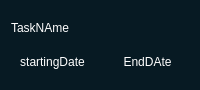
<?xml version="1.0" encoding="UTF-8"?>
<ui version="4.0">
 <class>Form</class>
 <widget class="QWidget" name="Form">
  <property name="geometry">
   <rect>
    <x>0</x>
    <y>0</y>
    <width>200</width>
    <height>90</height>
   </rect>
  </property>
  <property name="minimumSize">
   <size>
    <width>200</width>
    <height>90</height>
   </size>
  </property>
  <property name="maximumSize">
   <size>
    <width>200</width>
    <height>90</height>
   </size>
  </property>
  <property name="windowTitle">
   <string>Form</string>
  </property>
  <property name="styleSheet">
   <string notr="true">background-color: rgb(7, 26, 35);
border-radius: 5px;
color : rgb(255,255,255);</string>
  </property>
  <layout class="QVBoxLayout" name="verticalLayout">
   <property name="spacing">
    <number>0</number>
   </property>
   <item>
    <widget class="QFrame" name="frame">
     <property name="frameShape">
      <enum>QFrame::StyledPanel</enum>
     </property>
     <property name="frameShadow">
      <enum>QFrame::Raised</enum>
     </property>
     <layout class="QHBoxLayout" name="horizontalLayout_2">
      <property name="spacing">
       <number>8</number>
      </property>
      <property name="leftMargin">
       <number>0</number>
      </property>
      <property name="topMargin">
       <number>0</number>
      </property>
      <property name="rightMargin">
       <number>0</number>
      </property>
      <property name="bottomMargin">
       <number>0</number>
      </property>
      <item>
       <widget class="QLabel" name="label_3">
        <property name="text">
         <string>TaskNAme</string>
        </property>
       </widget>
      </item>
      <item>
       <widget class="QPushButton" name="pushButton">
        <property name="sizePolicy">
         <sizepolicy hsizetype="Maximum" vsizetype="Fixed">
          <horstretch>0</horstretch>
          <verstretch>0</verstretch>
         </sizepolicy>
        </property>
        <property name="styleSheet">
         <string notr="true">QPushButton{
border:none;
paddin:5p;
}

:hover{
background-color: rgb(20, 69, 93);
}</string>
        </property>
        <property name="text">
         <string/>
        </property>
        <property name="icon">
         <iconset resource="../assets/image.qrc">
          <normaloff>:/icons/icons/info.png</normaloff>:/icons/icons/info.png</iconset>
        </property>
        <property name="iconSize">
         <size>
          <width>26</width>
          <height>26</height>
         </size>
        </property>
       </widget>
      </item>
     </layout>
    </widget>
   </item>
   <item>
    <widget class="QFrame" name="frame_2">
     <property name="frameShape">
      <enum>QFrame::StyledPanel</enum>
     </property>
     <property name="frameShadow">
      <enum>QFrame::Raised</enum>
     </property>
     <layout class="QHBoxLayout" name="horizontalLayout">
      <property name="spacing">
       <number>12</number>
      </property>
      <property name="leftMargin">
       <number>0</number>
      </property>
      <property name="topMargin">
       <number>0</number>
      </property>
      <property name="rightMargin">
       <number>0</number>
      </property>
      <property name="bottomMargin">
       <number>0</number>
      </property>
      <item>
       <widget class="QLabel" name="label">
        <property name="text">
         <string>startingDate</string>
        </property>
        <property name="alignment">
         <set>Qt::AlignCenter</set>
        </property>
       </widget>
      </item>
      <item>
       <widget class="QLabel" name="label_2">
        <property name="text">
         <string>EndDAte</string>
        </property>
        <property name="alignment">
         <set>Qt::AlignCenter</set>
        </property>
       </widget>
      </item>
     </layout>
    </widget>
   </item>
  </layout>
 </widget>
 <resources>
  <include location="../assets/image.qrc"/>
 </resources>
 <connections/>
</ui>
